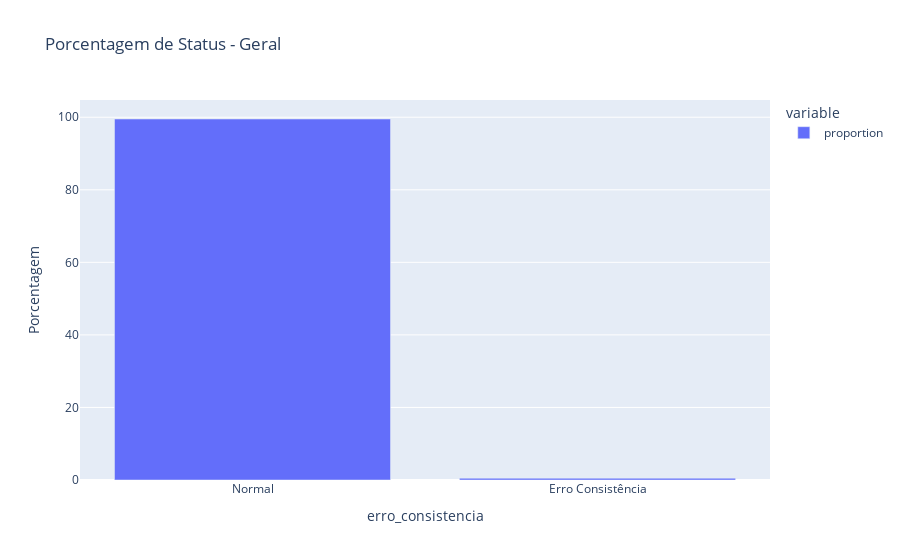

The notebook cell this image was saved under:
### Markdown cell above
## Gráfico Porcentagem de Status - Geral

### Code cell
# Gráfico de barras para a porcentagem geral de status
fig2 = px.bar(status_percentage, title="Porcentagem de Status - Geral", labels={'index': 'Status', 'value': 'Porcentagem'})
fig2.show()

### Figure 1 — Plotly figure (JSON) as saved in the notebook; plotly's stock layout.template omitted (floating-point values rounded to 4 significant figures)
{"data": [{"alignmentgroup": "True", "hovertemplate": "variable=proportion<br>erro_consistencia=%{x}<br>Porcentagem=%{y}<extra></extra>", "legendgroup": "proportion", "marker": {"color": "#636efa", "pattern": {"shape": ""}}, "name": "proportion", "offsetgroup": "proportion", "orientation": "v", "showlegend": true, "textposition": "auto", "type": "bar", "x": ["Normal", "Erro Consistência"], "xaxis": "x", "y": [99.51, 0.4856], "yaxis": "y"}], "layout": {"barmode": "relative", "legend": {"title": {"text": "variable"}, "tracegroupgap": 0}, "title": {"text": "Porcentagem de Status - Geral"}, "xaxis": {"anchor": "y", "domain": [0, 1], "title": {"text": "erro_consistencia"}}, "yaxis": {"anchor": "x", "domain": [0, 1], "title": {"text": "Porcentagem"}}}}
